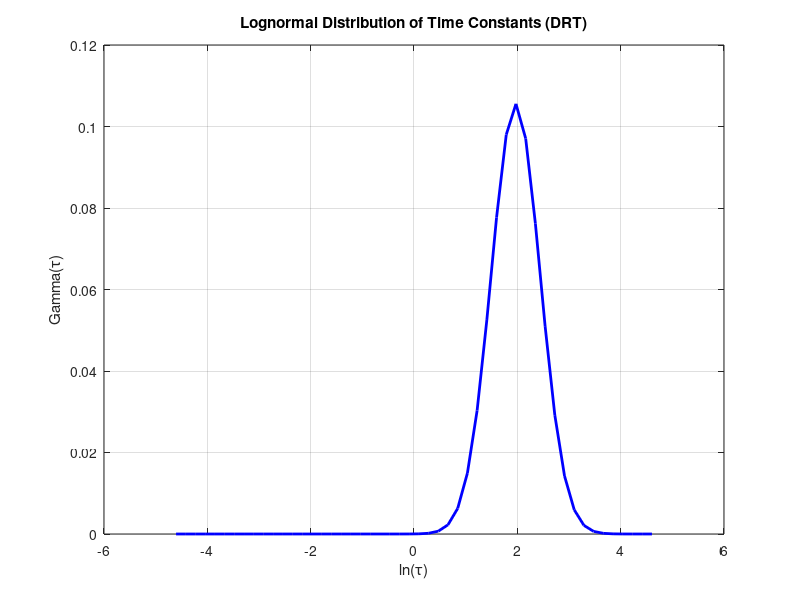

This figure's MATLAB source:
clc;clear;close all;

%% 1. Define Time Constants on Logarithmic Scale (Natural Log)
a = 0.01;        % 최소 tau
b = 100;         % 최대 tau
n = 50;          % 타우 개수 (필요에 따라 변경)
theta_j = linspace(log(a), log(b), n); % 로그 도메인에서 균등 간격
tau_discrete_log = exp(theta_j);        % tau_j 계산

%% 2. True DRT Parameters (Gamma) - Lognormal 분포 사용
% 로그정규분포의 평균과 표준편차 설정
mean_tau = 10;      % tau의 평균
std_tau = 5;        % tau의 표준편차

% 기저 정규분포의 파라미터 mu와 sigma 계산
sigma_log = sqrt(log(1 + (std_tau / mean_tau)^2));
mu_log = log(mean_tau) - (sigma_log^2) / 2;

%% 3. Lognormal PDF 계산
% tau_discrete_log에 대한 Gamma_true 계산 (로그정규분포의 PDF)
Gamma_true = lognpdf(tau_discrete_log, mu_log, sigma_log);

%% 4. Plotting the result (x축은 ln(tau))
figure;
plot(log(tau_discrete_log), Gamma_true, 'b-', 'LineWidth', 2);
xlabel('ln(\tau)');
ylabel('Gamma(\tau)');
title('Lognormal Distribution of Time Constants (DRT)');
grid on;
